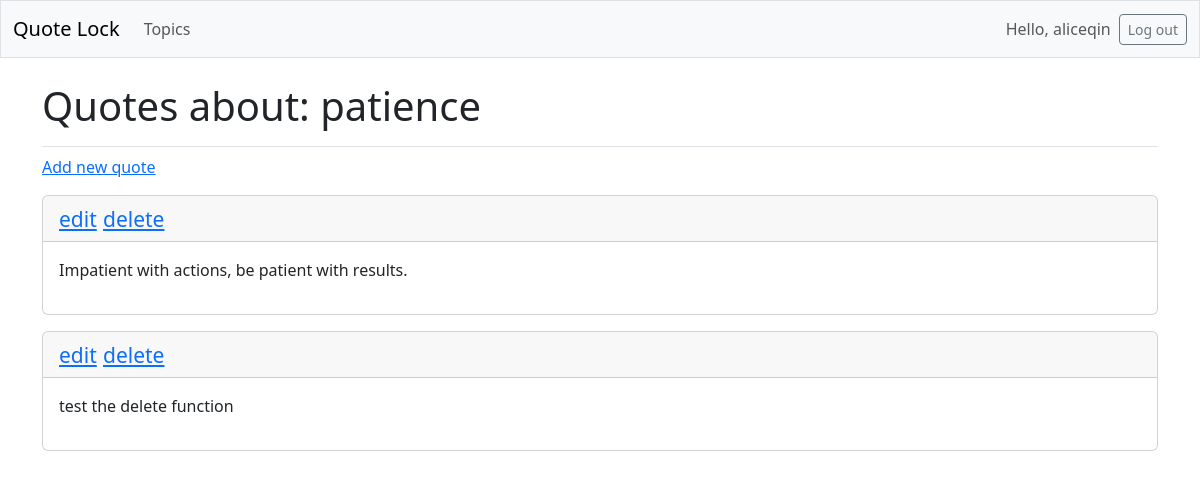
Page /topics/1 (signed in) on the earlier database version.
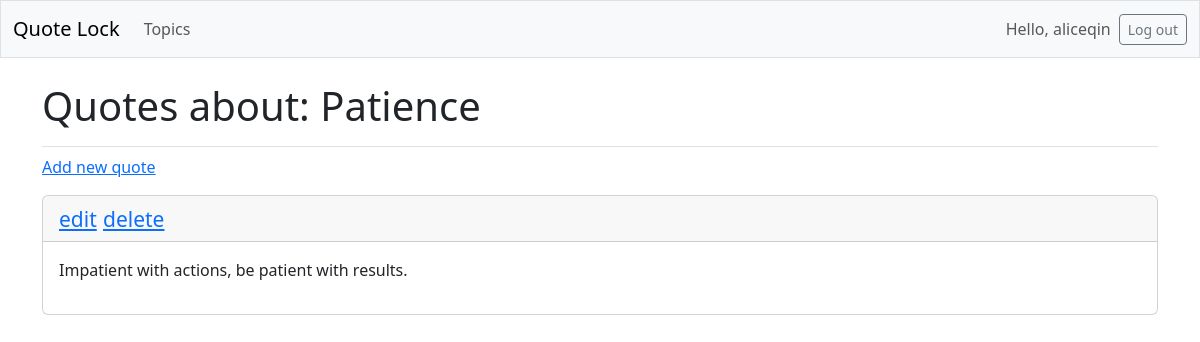
Same page on the later database version.
### quotes/models.py (models this page shows, shortened)
class Topic(models.Model):
    text = models.CharField(max_length=200)
    date_added = models.DateTimeField(auto_now_add=True)
    owner = models.ForeignKey(User, on_delete=models.CASCADE)

class Quote(models.Model):
    topic = models.ForeignKey(Topic, on_delete=models.CASCADE)
    text = models.TextField()
    date_added = models.DateTimeField(auto_now_add=True)

### quotes/views.py (the view)
# urls.py: path('topics/<int:topic_id>', views.topic, name='topic'),
@login_required
def topic(request, topic_id):
    topic = Topic.objects.get(id=topic_id)
    check_topic_owner(topic, request.user)
    quotes = topic.quote_set.all()
    return render(request, 'quotes/topic.html', {
        'topic': topic,
        'quotes':quotes
    })

### quotes/views.py (called while the page is built)
def check_topic_owner(topic, user):
    if topic.owner != user:
        raise Http404

### quotes/templates/quotes/topic.html
{% extends 'quotes/base.html' %}
{% block page_header %}
    <h1>Quotes about: {{ topic.text }}</h1>
{% endblock page_header %}
{% block content %}
    <p>
        <a href="{% url 'quotes:new_quote' topic.id %}">Add new quote</a>
    </p>
    {% for quote in quotes %}
        <div class="card mb-3">
            <h4 class="card-header">
                <small><a href="{% url 'quotes:edit_quote' quote.id%}">edit</a></small>
                <small><a href="{% url 'quotes:delete_quote' quote.id %}">delete</a></small>
            </h4>
            <div class="card-body">
                {{ quote.text|linebreaks }}
            </div>
        </div>
    {% empty %}
        <p>No quotes have been added yet.</p>
    {% endfor %}
{% endblock content %}

Differences in the rows shown:
removed Quote: text "test the delete function"
changed Topic: text "patience" → "Patience"
